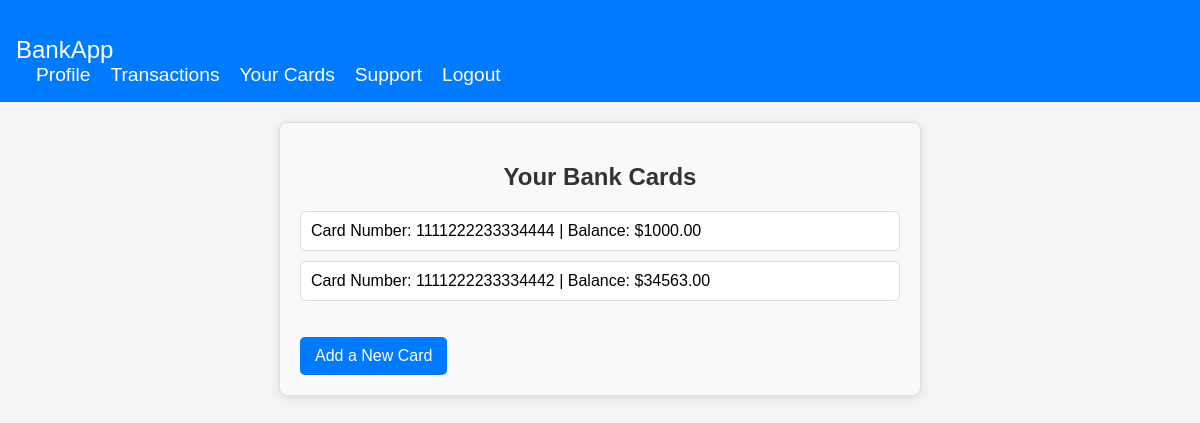
/bank-cards (signed in), run on the app's committed database.
### main/models.py (models this page shows, shortened)
class BankCard(models.Model):
    card_number = models.CharField(max_length=16,unique=True)
    balance = models.DecimalField(max_digits=15, decimal_places=2,default=0.0)
    owner = models.ForeignKey(BankAccount, on_delete=models.CASCADE)

### main/views.py (the view)
# urls.py: path('bank-cards',views.view_cards,name="bank-cards-page"),
@login_required
def view_cards(request):
    user = request.user
    bank_acc = BankAccount.objects.get(user=user)
    cards = BankCard.objects.filter(owner=bank_acc)
    return render(request,'main/view_cards.html',{'cards':cards})

### main/templates/main/view_cards.html (shortened to what this page needs)
{% extends "main/base_auth.html" %}
{% load static %}
{% block links %}
<link rel="stylesheet" href="{% static 'css/view_cards.css' %}">
{% endblock %}
{% block content %}
<div class="cards-container">
    <h2>Your Bank Cards</h2>
    {% if cards %}
        <ul>
            {% for card in cards %}
                <li>
                    Card Number: {{ card.card_number }} | Balance: ${{ card.balance }}
                </li>
            {% endfor %}
        </ul>
    {% else %}
        <p>You have no bank cards.</p>
    {% endif %}
    <a href={% url "add-card-page" %}>Add a New Card</a>
</div>
{% endblock %}

### main/static/css/style_auth.css (style rules this page uses)
body { font-family: Arial, sans-serif; background-color: #f4f4f4; margin: 0; padding: 0; }

### main/static/css/view_cards.css (style rules this page uses)
.cards-container { max-width: 600px; margin: 20px auto; padding: 20px; border: 1px solid #ddd; border-radius: 8px; background-color: #f9f9f9; box-shadow: 0 2px 10px rgba(0, 0, 0, 0.1); }
.cards-container h2 { text-align: center; color: #333; }
.cards-container ul { list-style-type: none; padding: 0; }
.cards-container li { padding: 10px; margin: 10px 0; border: 1px solid #ddd; border-radius: 5px; background-color: #fff; display: flex; justify-content: space-between; align-items: center; }
.cards-container a { display: inline-block; margin-top: 20px; padding: 10px 15px; color: #fff; background-color: #007bff; text-decoration: none; border-radius: 5px; }

### data on the page
BankCard: card_number "1111222233334444", balance "1000.00"
BankCard: card_number "1111222233334442", balance "34563.00"
